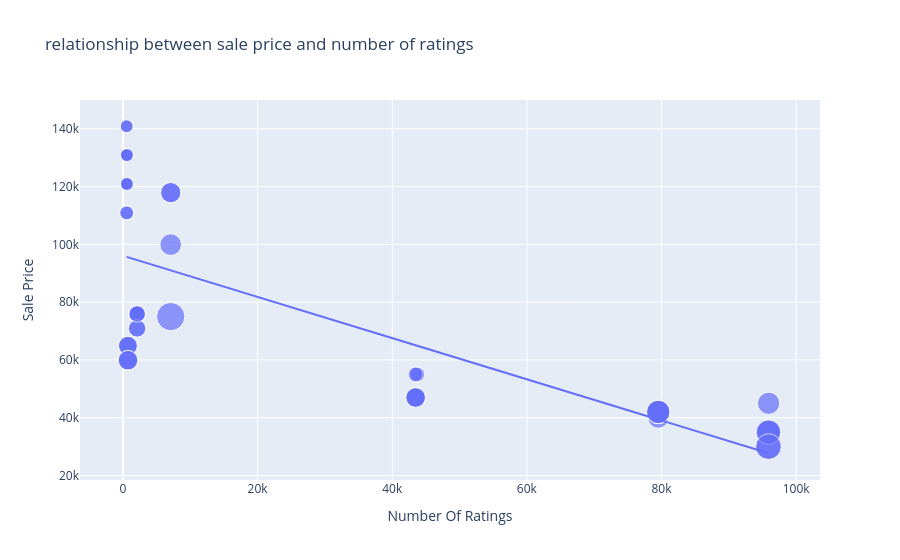

Notebook source saved alongside this figure:
### Code cell
#in bubble graph - y axis:rating ,x axis:price
figure = px.scatter(data_frame=data,
                   x='Number Of Ratings',  # Corrected column name with 's' at the end
                   y='Sale Price',
                   size='Discount Percentage',
                   trendline='ols',
                   title='relationship between sale price and number of ratings')
figure.show()

### Figure 1 — Plotly figure (JSON) as saved in the notebook; plotly's stock layout.template omitted (floating-point values rounded to 4 significant figures)
{"data": [{"hovertemplate": "Number Of Ratings=%{x}<br>Sale Price=%{y}<br>Discount Percentage=%{marker.size}<extra></extra>", "legendgroup": "", "marker": {"color": "#636efa", "size": [0, 0, 0, 0, 0, 0, 0, 0, 0, 20, 16, 20, 20, 20, 0, 0, 0, 0, 29, 15, 0, 15, 17, 18, 6, 6, 13, 6, 14, 10, 7, 6, 6, 13, 13, 10, 10, 6, 14, 6, 10, 6, 11, 11, 10, 14, 7, 6, 6, 6, 8, 8, 24, 22, 22, 22, 8, 24, 14, 14, 14, 14], "sizemode": "area", "sizeref": 0.0725, "symbol": "circle"}, "mode": "markers", "name": "", "orientation": "v", "showlegend": false, "type": "scatter", "x": [3431, 3431, 3431, 11202, 11202, 3431, 3431, 11202, 1454, 79512, 79512, 79582, 79512, 79512, 1078, 1078, 1078, 1078, 7088, 7088, 1078, 7088, 7081, 95909, 542, 580, 740, 545, 740, 2101, 545, 580, 580, 730, 730, 2101, 2101, 580, 740, 580, 2092, 545, 2101, 2092, 2101, 740, 545, 580, 580, 580, 43707, 43707, 95807, 95909, 95807, 95909, 43470, 95909, 43470, 43470, 43470, 43470], "xaxis": "x", "y": [49900, 84900, 84900, 77000, 77000, 49900, 49900, 77000, 89900, 41999, 39999, 41999, 41999, 41999, 131900, 117100, 131900, 117100, 74999, 117900, 117100, 117900, 99900, 44999, 140900, 130900, 64900, 120900, 59900, 75900, 110900, 130900, 120900, 64900, 64900, 75900, 75900, 120900, 59900, 120900, 75900, 140900, 70900, 70900, 75900, 59900, 110900, 120900, 130900, 130900, 54999, 54999, 29999, 34999, 34999, 34999, 54999, 29999, 46999, 46999, 46999, 46999], "yaxis": "y"}, {"hovertemplate": "<b>OLS trendline</b><br>Sale Price = -0.712783 * Number Of Ratings + 96054.8<br>R<sup>2</sup>=0.492139<br><br>Number Of Ratings=%{x}<br>Sale Price=%{y} <b>(trend)</b><extra></extra>", "legendgroup": "", "marker": {"color": "#636efa", "symbol": "circle"}, "mode": "lines", "name": "", "showlegend": false, "type": "scatter", "x": [542, 545, 545, 545, 545, 580, 580, 580, 580, 580, 580, 580, 580, 730, 730, 740, 740, 740, 740, 1078, 1078, 1078, 1078, 1078, 1454, 2092, 2092, 2101, 2101, 2101, 2101, 2101, 3431, 3431, 3431, 3431, 3431, 7081, 7088, 7088, 7088, 11202, 11202, 11202, 43470, 43470, 43470, 43470, 43470, 43707, 43707, 79512, 79512, 79512, 79512, 79582, 95807, 95807, 95909, 95909, 95909, 95909], "xaxis": "x", "y": [95670.0, 95670.0, 95670.0, 95670.0, 95670.0, 95640.0, 95640.0, 95640.0, 95640.0, 95640.0, 95640.0, 95640.0, 95640.0, 95530.0, 95530.0, 95530.0, 95530.0, 95530.0, 95530.0, 95290.0, 95290.0, 95290.0, 95290.0, 95290.0, 95020.0, 94560.0, 94560.0, 94560.0, 94560.0, 94560.0, 94560.0, 94560.0, 93610.0, 93610.0, 93610.0, 93610.0, 93610.0, 91010.0, 91000.0, 91000.0, 91000.0, 88070.0, 88070.0, 88070.0, 65070.0, 65070.0, 65070.0, 65070.0, 65070.0, 64900.0, 64900.0, 39380.0, 39380.0, 39380.0, 39380.0, 39330.0, 27770.0, 27770.0, 27690.0, 27690.0, 27690.0, 27690.0], "yaxis": "y"}], "layout": {"legend": {"itemsizing": "constant", "tracegroupgap": 0}, "title": {"text": "relationship between sale price and number of ratings"}, "xaxis": {"anchor": "y", "domain": [0, 1], "title": {"text": "Number Of Ratings"}}, "yaxis": {"anchor": "x", "domain": [0, 1], "title": {"text": "Sale Price"}}}}
